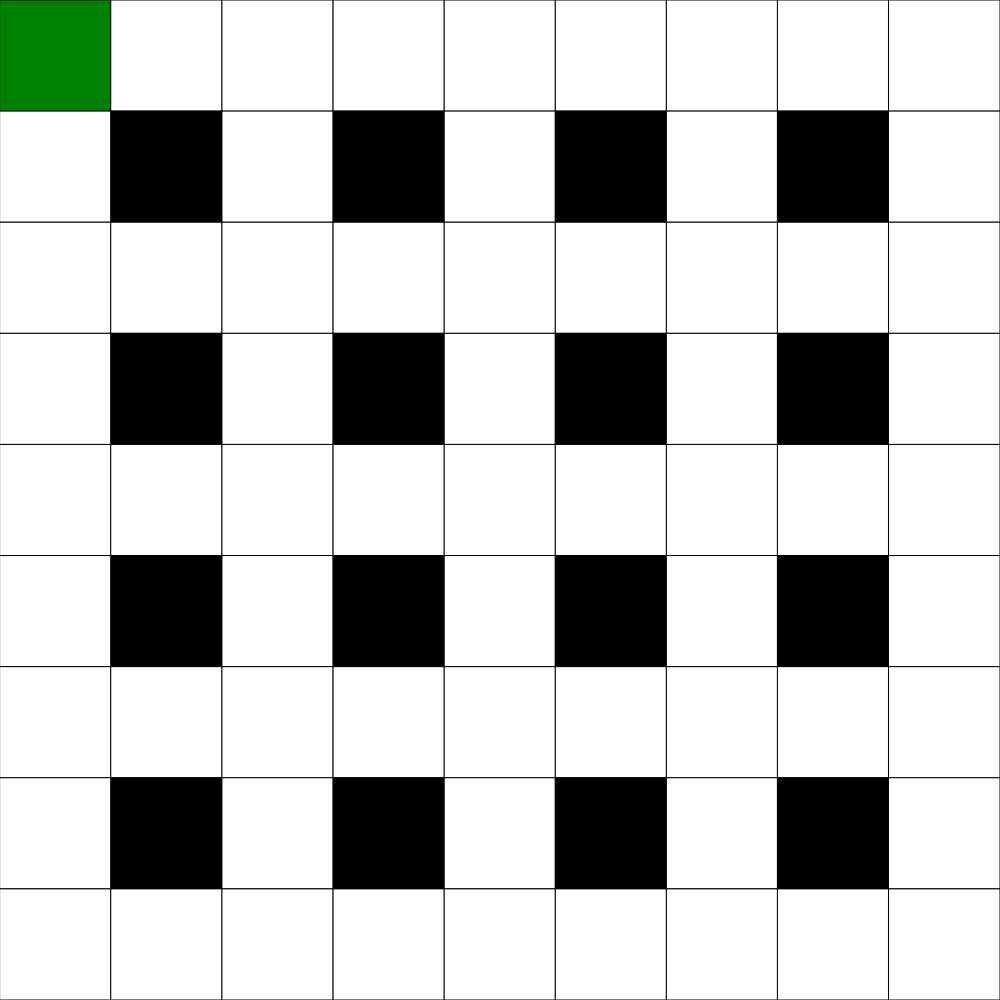
Frame 1 (no input)
Frame 60 (no input): identical to frame 1, image omitted
Frame 120 (the mouse pressed at the canvas centre since frame 60): identical to frame 1, image omitted

The p5.js sketch that drew this single still picture (run headless with seeded random() and noise() and a simulated clock; from frame 60 on, the mouse is pressed at the canvas centre):

// p5.js sketch
// ── sketch.js
// WASD in Grid Demo

let grid;
let rows = 9;
let cols = 9;
let playerX = 0;
let playerY = 0;

function setup() {
  if (windowWidth > windowHeight) {
    createCanvas(windowHeight, windowHeight);
  }
  else {
    createCanvas(windowWidth, windowWidth);
  }
  grid = createEmptyGrid(cols, rows);
  grid[playerY][playerX] = "the guy";
}

function draw() {
  background(220);
  displayGrid(grid, rows, cols);
}

function windowResized() {
  if (windowWidth > windowHeight) {
    createCanvas(windowHeight, windowHeight);
  }
  else {
    createCanvas(windowWidth, windowWidth);
  }
}

function keyTyped() {
  // remove player from current spot
  grid[playerY][playerX] = 0;

  // move the player
  if (key === "w" && playerY > 0 && grid[playerY - 1] !== 1) { //FIX THIS TO MAKE UNIT COLLISION
    playerY -= 1;
  }
  if (key === "s" && playerY < rows - 1) {
    playerY += 1;
  }
  if (key === "d" && playerX < cols - 1) {
    playerX += 1;
  }
  if (key === "a" && playerX > 0) {
    playerX -= 1;
  }

  // put player back into grid
  grid[playerY][playerX] = "the guy";
}

function createEmptyGrid() {
  let emptyGrid = [];
  for (let x = 0; x < cols; x++) {
    emptyGrid.push([]);
    for (let y = 0; y < rows; y++) {
      emptyGrid[x].push(0);
    }
  }
  return emptyGrid;
}

function displayGrid(grid, rows, cols) {
  let cellSize = width / cols;
  for (let y = 0; y < rows; y++) {
    for (let x = 0; x < cols; x++) {
      if (y === playerY && x === playerX) {
        fill("green");
      }
      else if (y % 2 !== 0 && x % 2 !== 0){
        grid[y][x] = 1;
        fill(0);
      }
      else{
        fill(255);
      }
      rect(x*cellSize, y*cellSize, cellSize, cellSize);
    }
  }
}
